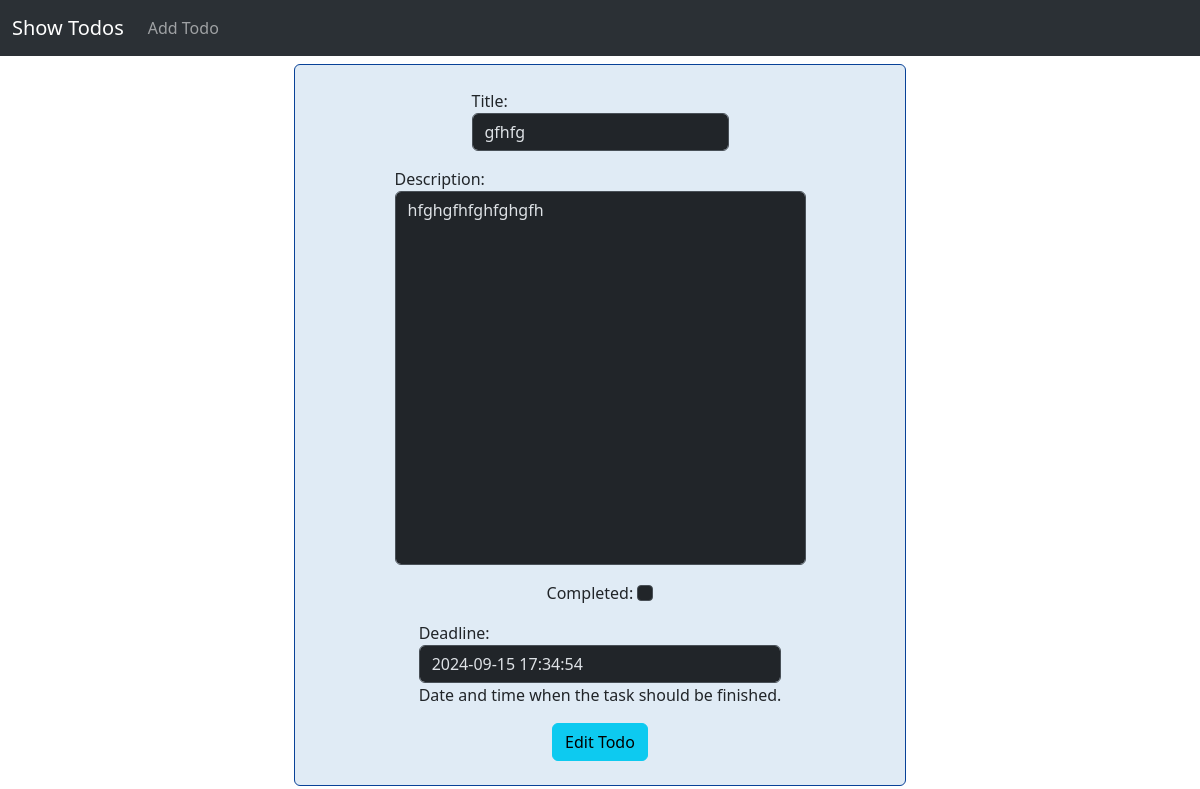
The app's page /edit-todo/4, older data.
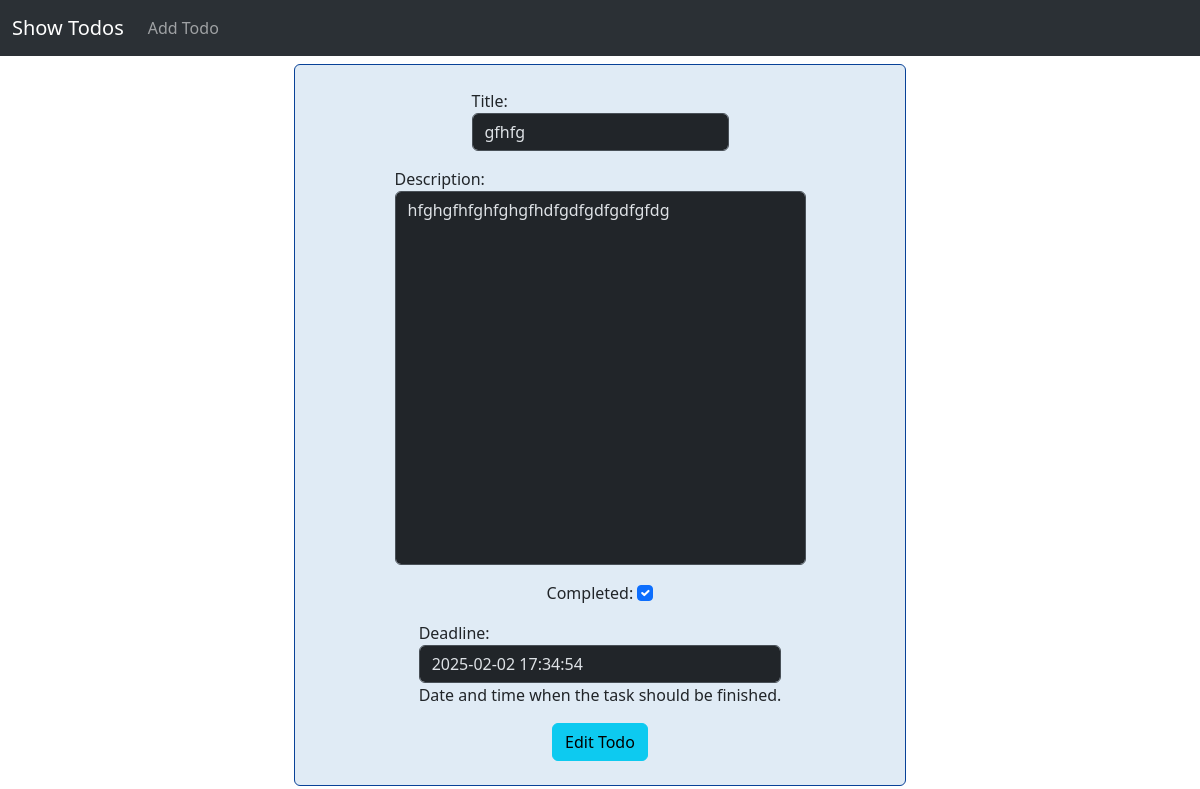
The same page, newer data.
### todos/models.py (models this page shows, shortened)
class TodoModel(models.Model):
    title = models.CharField(max_length=100)
    description = models.TextField()
    completed = models.BooleanField(default=False)
    deadline = models.DateTimeField(default=timezone.localtime(), validators=[MinValueValidator(limit_value=timezone.now())])
    class Meta:
        ordering = ["deadline"]
        verbose_name = "Todo"
        verbose_name_plural = "Todos"

### todos/views.py (the view, shortened to what this page needs)
# urls.py: path('edit-todo/<int:id>', views.EditTodo.as_view(), name="editTodo"),
class EditTodo(View):
    template_url = 'todos/editTodo.html'
    def get(self, request, id):
        form = AddTodoForm(instance=TodoModel.objects.get(id=id))
        return render(request, self.template_url, {"form": form})

### templates/todos/editTodo.html (shortened to what this page needs)
{% extends "include/base.html" %}
{% block Content %}
    <form class="rounded-2 d-flex flex-column p-4 m-2 align-items-center col-6 border border-primary-subtle"
          style="background-color: hsl(210, 50%, 92%);"
          method="post" data-bs-theme="dark">
        {{ form.as_p }}
        <button type="submit" class="btn btn-info">Edit Todo</button>
    </form>
{% endblock %}

Row changes from the older to the newer data that the page shows:
changed TodoModel "gfhfg": description "hfghgfhfghfghgfh" → "hfghgfhfghfghgfhdfgdfgdfgdfgfdg"; completed "☐" → "☑"; deadline "2024-09-15 17:34:54" → "2025-02-02 17:34:54"
